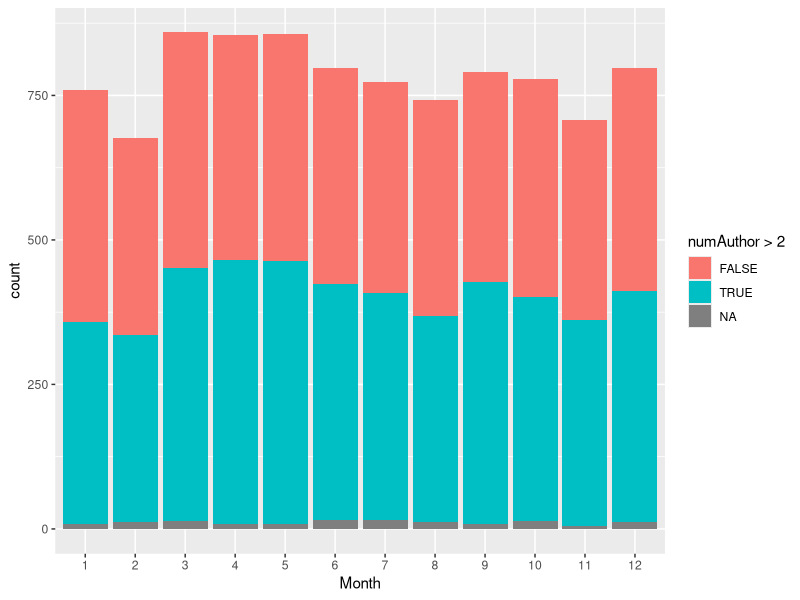
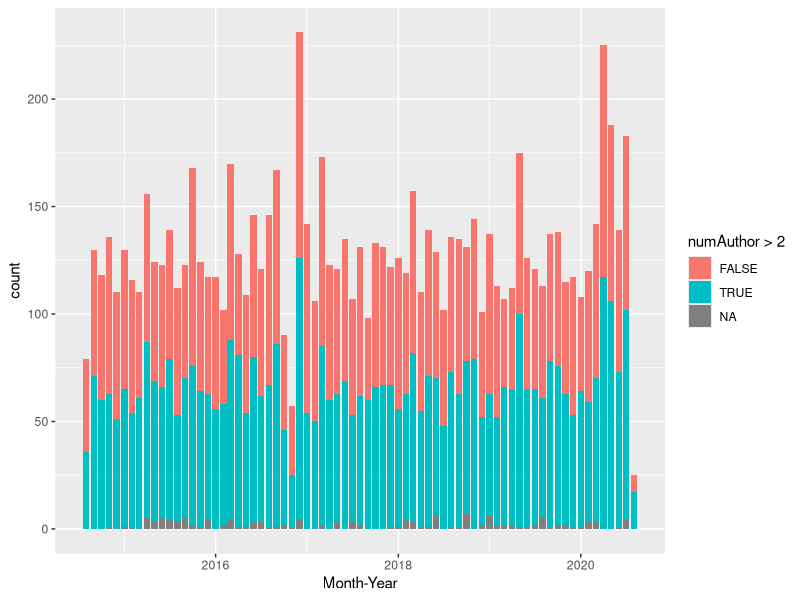
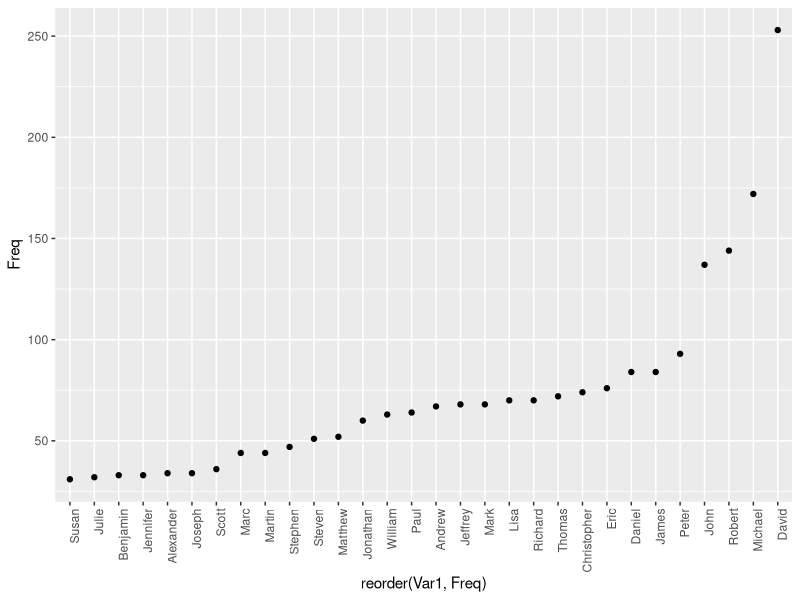
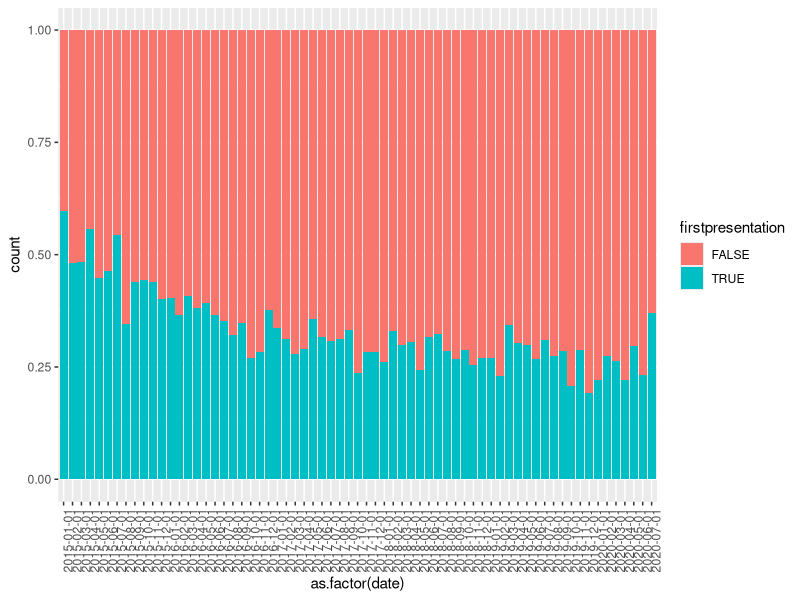
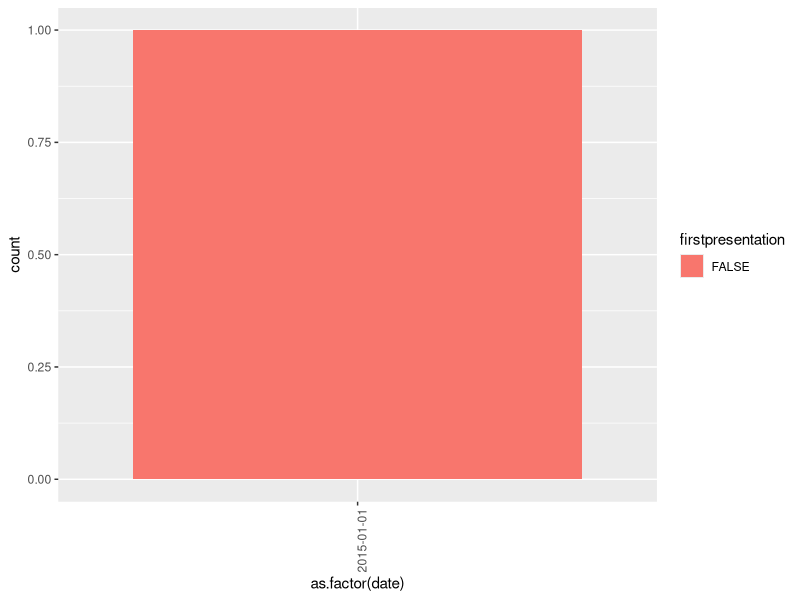

Recreate these plots in R, in order. (Note: this script raises an error after producing the figures.)
## ---- chunk 1
library(ggplot2)
library(dplyr)
library(stringr)
## ---- chunk 2
data <- read.table("NEJM-withCOVID.txt")
str(data)
## ---- chunk 3
df <- data |>
  select(Month, numAuthor) |>
  group_by(Month) |>
  count(numAuthor > 2)
## ---- chunk 4
ggplot(df, aes(x = factor(Month), y = n, fill = `numAuthor > 2`)) +
  geom_bar(stat = "identity") +
  labs(x = "Month", y = "count", fill = "numAuthor > 2")
## ---- chunk 5
df_2 <- data |>
  select(Month, Year, numAuthor) |>
  group_by(Year, Month) |>
  count(numAuthor > 2) |>
  mutate(`Month-Year` = paste(Month, Year, sep="-")) # make a new month-year variable

# converting to date format
df_2$`Month-Year` <- as.Date(paste(df_2$Year, df_2$Month, "01", sep = "-"))

## ---- chunk 6
ggplot(df_2, aes(x = `Month-Year`, y = n, fill = `numAuthor > 2`)) + # set up the axes, color fill by numAuthor > 2 column
  geom_bar(stat = "identity") + # plot the bars
  scale_x_date(date_breaks = "2 year", date_labels = "%Y") +  # show bi-yearly breaks
  labs(x = "Month-Year", y = "count", fill = "numAuthor > 2") 
## ---- chunk 7
# ggplot(df_2, aes(x = factor(Month-Year), y = n, fill = `numAuthor > 2`)) +
#   geom_bar(stat = "identity") +
#   labs(x = "Month", y = "count", fill = "numAuthor > 2") +
#   theme_minimal()
## ---- chunk 8
# \\b[A-Z](\\.|\\s)?\\b|\\s\\w+$
#   \\b: Word boundary to match standalone letters.
# [A-Z]: Matches a single capital letter.
# (\\.|\\s)?: Matches an optional period or space after the capital letter (e.g., for cases like "L." or "L").
# \\b: Another word boundary to ensure we only remove standalone uppercase letters and not part of actual names.
# \\s\\w+$: Removes any word (sequence of word characters) after the first space (i.e., removes the last name after the first name

# questions: do we count "J Brian Byrd" as Brian? 
# if J Brian Byrd doesn't count as Brian and counts as "J" for first name
# do gsub("(?<=\\s)[A-Z](\\.|\\s)?\\b|\\s\\w+$", "", firstAuthorF, perl = TRUE)

freq_firstName<-data |>
  select(firstAuthorF) |>
  mutate(firstAuthorRem=gsub("(?<=\\s)[A-Z](\\.|\\s)?\\b|\\s\\w+$", "", firstAuthorF, perl = TRUE)) |>
  mutate(firstAuthorRem=str_trim(firstAuthorRem)) |> # removes leading and trailing spaces
  count(firstAuthorRem) |>
  filter(n>30 & !is.na(firstAuthorRem)) |>
  arrange(n)
  
ggplot(freq_firstName, aes(x = reorder(firstAuthorRem, n), y = n)) +
  geom_point() +
  labs(x = "reorder(Var1, Freq)", y = "Freq") +
  theme(axis.text.x = element_text(angle = 90, hjust = 1)) # arrange names in vertical format
  
## ---- chunk 9
# remove NA's
num3_df <- data |>
  select(Month, Year, firstAuthorF) |>
  mutate(date = paste(Month, Year, sep="-")) |>
  mutate(date = as.Date(paste(Year, Month, "01", sep = "-"))) |>
  mutate(firstAuthorRem=gsub("(?<=\\s)[A-Z](\\.|\\s)?\\b|\\s\\w+$", "", firstAuthorF, perl = TRUE)) |>
  mutate(firstAuthorRem=str_trim(firstAuthorRem)) |>
  select(firstAuthorRem, date) |> # did not select firstAuthorF, 
  arrange(date) |>
  filter(!is.na(firstAuthorRem)) |>
  group_by(firstAuthorRem) |>
  distinct(firstAuthorRem, date, .keep_all = TRUE) |>
  mutate(firstpresentation = !duplicated(firstAuthorRem)) |>
  ungroup() |>
  filter(date>="2015-01-01" & date <= "2020-07-01") 

ggplot(num3_df, aes(x = as.factor(date), fill=firstpresentation)) +
  geom_bar(position="fill") +
  theme(axis.text.x = element_text(angle = 90, hjust = 1))

num3_df |>
  filter(date=="2015-01-01") |>
  count(firstpresentation) |>
  mutate()



## ---- chunk 10

# using the original df with everything (data) or the df from before?
# create the date variable and get only names in freq_firstname

# this is using the df from before (freq_firstName); maybe not supposed to use df from before
num3_df <- data |>
  select(Month, Year, firstAuthorF) |>
  mutate(date = paste(Month, Year, sep="-")) |>
  mutate(date = as.Date(paste(Year, Month, "01", sep = "-"))) |>
  mutate(firstAuthorRem=gsub("(?<=\\s)[A-Z](\\.|\\s)?\\b|\\s\\w+$", "", firstAuthorF, perl = TRUE)) |>
  select(firstAuthorRem, date) |> # did not select firstAuthorF, 
  filter(firstAuthorRem %in% freq_firstName$firstAuthorRem) |>
  # filter(date >= as.Date("2015-01-01")) |>
  arrange(date) |>
  group_by(firstAuthorRem) |>
  distinct(firstAuthorRem, date, .keep_all = TRUE) |>
  mutate(firstpresentation = !duplicated(firstAuthorRem)) |>
  ungroup() |>
  filter(date=="2015-01-01")# Within each group (author), it checks whether it's the first appearance (not duplicated).
  # mutate(firstAuthorRem=str_trim(firstAuthorRem)) |>
  # filter(!is.na(firstAuthorRem)) |>
  # select(date, firstAuthorRem)

ggplot(num3_df, aes(x = as.factor(date), fill=firstpresentation)) +
  geom_bar(position="fill") +
  theme(axis.text.x = element_text(angle = 90, hjust = 1))


# using the df from before
# create new col that counts n for all names
new_firstName<-data |>
  select(Month, Year, firstAuthorF) |>
  mutate(date = paste(Month, Year, sep="-")) |>
  mutate(date = as.Date(paste(Year, Month, "01", sep = "-"))) |>
  mutate(firstAuthorRem=gsub("(?<=\\s)[A-Z](\\.|\\s)?\\b|\\s\\w+$", "", firstAuthorF, perl = TRUE)) |>
  mutate(firstAuthorRem=str_trim(firstAuthorRem)) |> # removes leading and trailing spaces
  count(firstAuthorRem) |>
  filter(n>30 & !is.na(firstAuthorRem)) |>
  select(date, firstAuhorRem)


# firstPresentation is boolean value that marks true for first instance of 
# name or false if the name has been shown before
# for example, if the first month authors are (Albert, Ben, Carl, David), firstPresentation is true for all of them
# but if the second month authors are (Albert, Ben, Ed, Frank) then half will be TRUE (Ed and Frank are new) and half will be FALSE (Albert and Ben are old)

df_2 <- data |>
  select(Month, Year, numAuthor) |>
  group_by(Year, Month) |>
  count(numAuthor > 2) |>
  mutate(`Month-Year` = paste(Month, Year, sep="-")) # make a new month-year variable

# converting to date format
df_2$`Month-Year` <- as.Date(paste(df_2$Year, df_2$Month, "01", sep = "-"))
## ---- chunk 11
# data |>
#   select(firstAuthorF, firstAuthorL, firstAuthorI, Title, Month, Year) |>
#   mutate(date = paste(Month, Year, sep="-")) |>
#   mutate(date = as.Date(paste(Year, Month, "01", sep = "-"))) |>
#   group_by(firstAuthorF, firstAuthorL) |>
#   count(Title) |>
#   print(n=50)

#num_pubs gives number of publications for each author
num_pubs <-data |>
  select(firstAuthorF, firstAuthorL, firstAuthorI, Title, Month, Year) |>
  mutate(date = paste(Month, Year, sep="-")) |>
  mutate(date = as.Date(paste(Year, Month, "01", sep = "-"))) |>
  group_by(firstAuthorF, firstAuthorL) |>
  summarize(num_pub = n())

# working on this, dates is df of publications and dates organized/grouped by author
dates<-data |>
  select(firstAuthorF, firstAuthorL, firstAuthorI, Title, Month, Year) |>
  mutate(date = paste(Month, Year, sep="-")) |>
  mutate(date = as.Date(paste(Year, Month, "01", sep = "-"))) |>
  arrange(date) |>
  group_by(firstAuthorF, firstAuthorL) |>
  arrange(firstAuthorF, firstAuthorL)
 

# # summary table of average num of months in between publications
# dates |>
#   filter(firstAuthorL=="Makkar") |>
#   mutate(time_diff = date - lag(date)) |>
#   mutate(diff_month = as.numeric(round(time_diff/30.44))) |> # round to nearest month
#  # filter(!is.na(diff_month)) |>
#   summarize(ave_num_months = mean(diff_month, na.rm=TRUE))

# if one pub, ave_num_months=-1
# checked Eric J Velazquez (2 publications), Eric J Rubin (many)
summary_ave_months<-dates |>
 # filter(firstAuthorF=="Shantel") |>
 # arrange(date) |>
  mutate(time_diff = date - lag(date)) |>
  mutate(diff_month = as.numeric(round(time_diff/30.44))) |> # round to nearest month
  summarize(ave_num_months = mean(diff_month, na.rm=TRUE),
            ave_num_months = ifelse(is.nan(ave_num_months), -1, ave_num_months)) 


# join num_pubs and summary_ave_months dfs by author's full name

author_df <- num_pubs |>
  full_join(summary_ave_months, by=c("firstAuthorF", "firstAuthorL"))


# # ifelse(n()>2, mean(diff_month, na.rm=TRUE), NaN)
# dates |>
#   filter(firstAuthorF=="Shantel") |>
#   arrange(date) |>
#   mutate(time_diff = date - lag(date)) |>
#   mutate(diff_month = as.numeric(round(time_diff/30.44))) |> # round to nearest month
#   summarize(ave_num_months = ifelse(n()>2, mean(diff_month, na.rm=TRUE), NaN),
#             ave_num_months = ifelse(is.nan(ave_num_months), -1, ave_num_months)) # if one pub, replace NaN withave_num_months=-1
